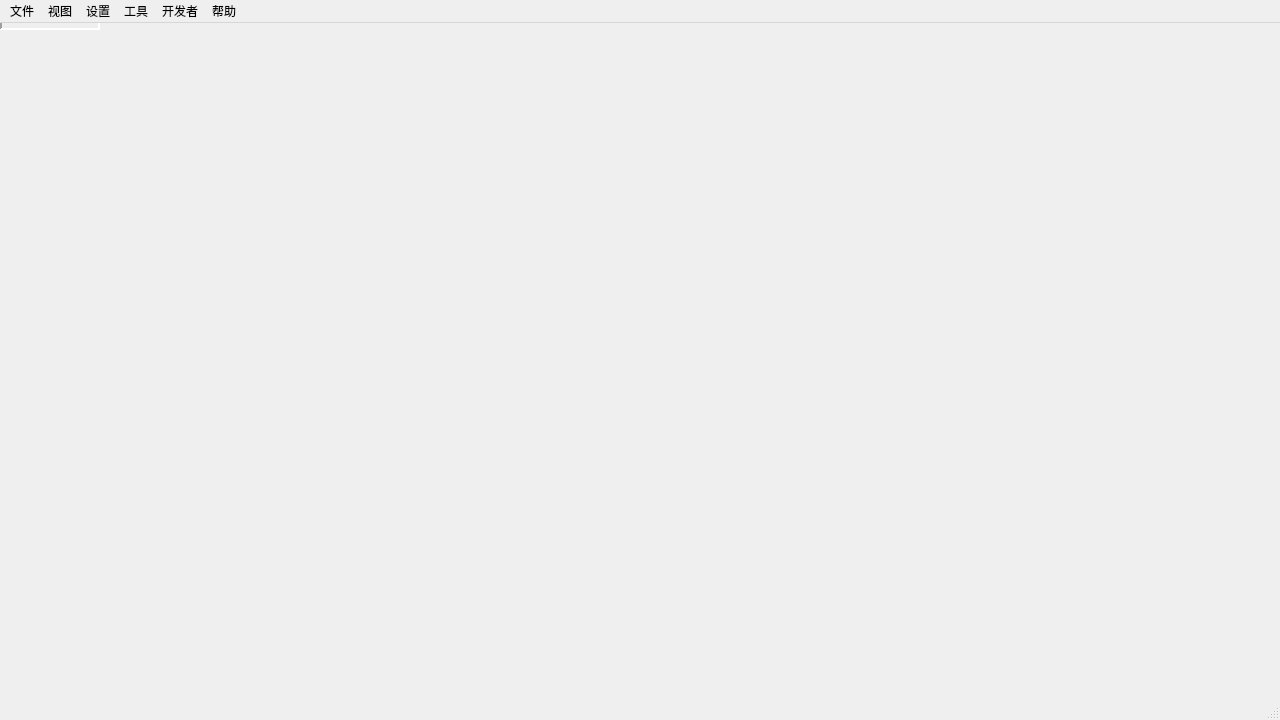
<?xml version="1.0" encoding="UTF-8"?>
<ui version="4.0">
 <class>WkfMainWindowUi</class>
 <widget class="QMainWindow" name="WkfMainWindowUi">
  <property name="geometry">
   <rect>
    <x>0</x>
    <y>0</y>
    <width>1280</width>
    <height>720</height>
   </rect>
  </property>
  <property name="windowTitle">
   <string/>
  </property>
  <widget class="QFrame" name="centralwidget">
   <property name="frameShape">
    <enum>QFrame::Panel</enum>
   </property>
   <property name="frameShadow">
    <enum>QFrame::Sunken</enum>
   </property>
   <property name="lineWidth">
    <number>2</number>
   </property>
   <layout class="QVBoxLayout" name="verticalLayout">
    <property name="spacing">
     <number>1</number>
    </property>
    <property name="leftMargin">
     <number>0</number>
    </property>
    <property name="topMargin">
     <number>0</number>
    </property>
    <property name="rightMargin">
     <number>0</number>
    </property>
    <property name="bottomMargin">
     <number>0</number>
    </property>
    <item>
     <widget class="QLabel" name="bannerLabel">
      <property name="text">
       <string/>
      </property>
      <property name="alignment">
       <set>Qt::AlignCenter</set>
      </property>
     </widget>
    </item>
   </layout>
  </widget>
  <widget class="QMenuBar" name="menubar">
   <property name="geometry">
    <rect>
     <x>0</x>
     <y>0</y>
     <width>1280</width>
     <height>21</height>
    </rect>
   </property>
   <widget class="QMenu" name="mMenuFile">
    <property name="title">
     <string>文件</string>
    </property>
    <addaction name="separator"/>
    <addaction name="mActionExit"/>
   </widget>
   <widget class="QMenu" name="mMenuOptions">
    <property name="title">
     <string>设置</string>
    </property>
   </widget>
   <widget class="QMenu" name="mMenuHelp">
    <property name="title">
     <string>帮助</string>
    </property>
   </widget>
   <widget class="QMenu" name="mMenuView">
    <property name="title">
     <string>视图</string>
    </property>
    <widget class="QMenu" name="mMenuToolbars">
     <property name="title">
      <string>工具栏</string>
     </property>
    </widget>
    <addaction name="mMenuToolbars"/>
   </widget>
   <widget class="QMenu" name="mMenuTools">
    <property name="title">
     <string>工具</string>
    </property>
   </widget>
   <widget class="QMenu" name="menuDeveloper">
    <property name="title">
     <string>开发者</string>
    </property>
   </widget>
   <addaction name="mMenuFile"/>
   <addaction name="mMenuView"/>
   <addaction name="mMenuOptions"/>
   <addaction name="mMenuTools"/>
   <addaction name="menuDeveloper"/>
   <addaction name="mMenuHelp"/>
  </widget>
  <widget class="QStatusBar" name="statusbar"/>
  <action name="mActionExit">
   <property name="text">
    <string>退出</string>
   </property>
  </action>
 </widget>
 <resources/>
 <connections>
  <connection>
   <sender>mActionExit</sender>
   <signal>triggered()</signal>
   <receiver>WkfMainWindowUi</receiver>
   <slot>close()</slot>
   <hints>
    <hint type="sourcelabel">
     <x>-1</x>
     <y>-1</y>
    </hint>
    <hint type="destinationlabel">
     <x>639</x>
     <y>359</y>
    </hint>
   </hints>
  </connection>
 </connections>
</ui>
